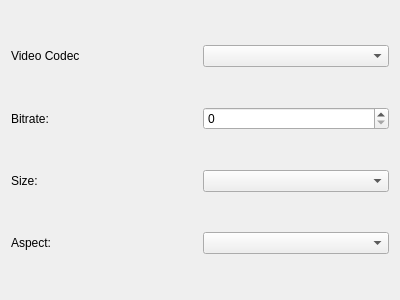
<?xml version="1.0" encoding="UTF-8"?>
<ui version="4.0">
 <class>ChooseVideoCodec</class>
 <widget class="QWidget" name="ChooseVideoCodec">
  <property name="geometry">
   <rect>
    <x>0</x>
    <y>0</y>
    <width>400</width>
    <height>300</height>
   </rect>
  </property>
  <property name="windowTitle">
   <string>Form</string>
  </property>
  <layout class="QVBoxLayout" name="verticalLayout">
   <item>
    <layout class="QHBoxLayout" name="horizontalLayout">
     <item>
      <widget class="QLabel" name="label">
       <property name="text">
        <string>Video Codec</string>
       </property>
      </widget>
     </item>
     <item>
      <widget class="QComboBox" name="video_codec"/>
     </item>
    </layout>
   </item>
   <item>
    <layout class="QHBoxLayout" name="horizontalLayout_2">
     <item>
      <widget class="QLabel" name="label_2">
       <property name="text">
        <string>Bitrate:</string>
       </property>
      </widget>
     </item>
     <item>
      <widget class="QSpinBox" name="bitrate"/>
     </item>
    </layout>
   </item>
   <item>
    <layout class="QHBoxLayout" name="horizontalLayout_3">
     <item>
      <widget class="QLabel" name="label_3">
       <property name="text">
        <string>Size:</string>
       </property>
      </widget>
     </item>
     <item>
      <widget class="QComboBox" name="size">
       <property name="currentIndex">
        <number>-1</number>
       </property>
       <property name="sizeAdjustPolicy">
        <enum>QComboBox::AdjustToContents</enum>
       </property>
       <item>
        <property name="text">
         <string>sqcif(128x96)</string>
        </property>
       </item>
       <item>
        <property name="text">
         <string>qcif(176x144)</string>
        </property>
       </item>
      </widget>
     </item>
    </layout>
   </item>
   <item>
    <layout class="QHBoxLayout" name="horizontalLayout_4">
     <item>
      <widget class="QLabel" name="label_4">
       <property name="text">
        <string>Aspect:</string>
       </property>
      </widget>
     </item>
     <item>
      <widget class="QComboBox" name="aspect">
       <property name="currentIndex">
        <number>-1</number>
       </property>
       <item>
        <property name="text">
         <string>4:3</string>
        </property>
       </item>
       <item>
        <property name="text">
         <string>16:9</string>
        </property>
       </item>
      </widget>
     </item>
    </layout>
   </item>
  </layout>
 </widget>
 <resources/>
 <connections/>
</ui>
